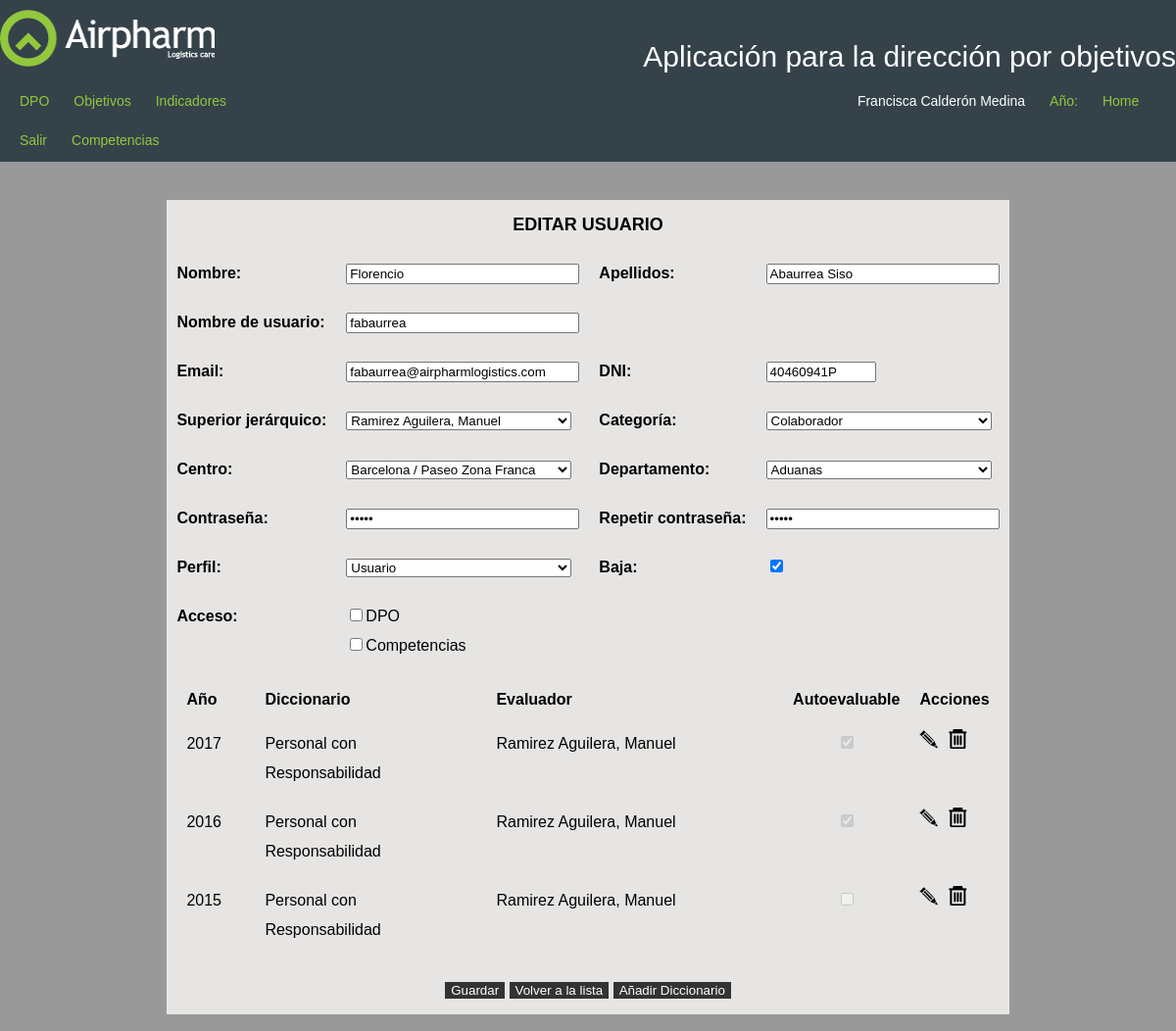
/httpdocs/administracion/usuarios/edit.php?usr_id=4 (signed in), run on the app's committed database.
### tables this page shows
CREATE TABLE `com_diccionarios_usuarios` (
  `du_id` int(10) UNSIGNED NOT NULL,
  `du_dic_id` int(11) DEFAULT NULL,
  `du_usr_id` int(11) DEFAULT NULL,
  `du_responsable` int(11) DEFAULT NULL,
  `du_autoevaluable` enum('1','0') NOT NULL DEFAULT '0',
  `du_cerrado` enum('0','1') NOT NULL DEFAULT '0',
  `du_fecha_cierre` date DEFAULT NULL
);

### httpdocs/administracion/usuarios/edit.php (the view, shortened to what this page needs)
<?php session_start();
include("../../cabecera.php");
$usr_id=$_GET['usr_id'];
$query="SELECT * FROM vusuarios WHERE usr_id=".$usr_id;
$result=mysql_query($query) or die("No se puede ejecutar la sentencia: ".$query);
$row=mysql_fetch_array($result);
$query_dep="SELECT * FROM departamentos ORDER BY dep_nombre ASC";
$result_dep=mysql_query($query_dep) or die ("No se puede ejecutar la sentencia: ".$query_dep);
$query_cen="SELECT * FROM centros ORDER BY cen_nombre ASC";
$result_cen=mysql_query($query_cen) or die ("No se puede ejecutar la sentencia: ".$query_cen);
$query_sup="SELECT * FROM usuarios ORDER BY usr_apellidos ASC, usr_nombre ASC";
$result_sup=mysql_query($query_sup) or die ("No se puede ejecutar la sentencia: ".$query_sup);
?>
<link href="/css/style.css" rel="stylesheet" type="text/css">
<div id="content">
<div style="width:100%;">
<center>   <form action="modify.php" method="post" onSubmit="return Valida(this);" style="text-align:-moz-center;">
    <table align="center" class="tabla_introduccion">
      <tr>
        <td colspan="4" class="titulo negrita">EDITAR USUARIO</td>
      </tr>
      <tr>
        <td class="titulos_campos"> Nombre: </td>
        <td><input name="usr_nombre" type="text" class="campo-largo"  required="required" value="<?php echo utf8_encode($row['usr_nombre']);?>">
        </td>
        <td class="titulos_campos"> Apellidos: </td>
        <td><input name="usr_apellidos" type="text" class="campo-largo" required="required" value="<?php echo utf8_encode($row['usr_apellidos']);?>"></td>
      </tr>
      <tr>
        <td class="titulos_campos"> Nombre de usuario: </td>
        <td colspan="3"><input name="usr_login" type="text" class="campo-largo"  required="required" value="<?php echo utf8_encode($row['usr_login']);?>">
        </td>
      </tr>
      <tr>
        <td class="titulos_campos"> Email: </td>
        <td><input name="usr_email" type="text" class="campo-largo" required="required" value="<?php echo utf8_encode($row['usr_email']);?>"></td>
        <td class="titulos_campos"> DNI: </td>
        <td><input name="usr_dni" type="text" class="campo-corto" required="required" value="<?php echo utf8_encode($row['usr_dni']);?>"></td>
      </tr>
       <tr>
        <td class="titulos_campos">Superior jerárquico: </td>
        <td><select name="usr_superior_id" class="campo-largo">
        <?php while($row_sup=mysql_fetch_array($result_sup)){?>
        <option value="<?php echo $row_sup['usr_id'];?>" <?php if($row_sup['usr_id']==$row['usr_superior_id']){?>selected="selected"<?php }?>><?php echo utf8_encode($row_sup['usr_apellidos'].', '.$row_sup['usr_nombre']);?></option>
        <?php }?>
        </select>
        </td>
        <td class="titulos_campos"> Categoría: </td>
        <td><select name="usr_categoria" class="campo-largo">
        <option value="Colaborador" <?php if(utf8_encode($row['usr_categoria'])=='Colaborador'){?>selected="selected"<?php }?>>Colaborador</option>
        </select>
        </td>
      </tr>
     <tr>
        <td class="titulos_campos"> Centro: </td>
        <td><select name="usr_cen_id" class="campo-largo" required>
        <?php while($row_cen=mysql_fetch_array($result_cen)){?>
        <option value="<?php echo $row_cen['cen_id'];?>" <?php if($row_cen['cen_id']==$row['usr_cen_id']){?>selected="selected"<?php }?>><?php echo utf8_encode($row_cen['cen_nombre']);?></option>
        <?php }?>
        </select>
        </td>
        <td class="titulos_campos"> Departamento: </td>
        <td><select name="usr_dep_id" class="campo-largo" required>
        <?php while($row_dep=mysql_fetch_array($result_dep)){?>
        <option value="<?php echo $row_dep['dep_id'];?>" <?php if($row_dep['dep_id']==$row['usr_dep_id']){?>selected="selected"<?php }?>><?php echo utf8_encode($row_dep['dep_nombre']);?></option>
        <?php }?>
        </select>
        </td>
      </tr>
      <tr>
      <td class="titulos_campos">Contraseña:</td>
      <td><input type="password" name="usr_password" id="usr_password" required="required" class="campo-largo" value="*****"/></td>
      <td class="titulos_campos">Repetir contraseña:</td>
      <td><input type="password" name="usr_password1" id="usr_password1" required="required" class="campo-largo" value="*****"/></td>
      <tr>
        <td class="titulos_campos"> Perfil: </td>
        <td><select name="usr_perfil" class="campo-largo" required>
        <option value="Usuario" <?php if($row['usr_perfil']=='Usuario'){?>selected="selected"<?php }?>>Usuario</option>
        </select>
        </td>
      <td class="titulos_campos">Baja:</td>
      <td><input type="checkbox" name="usr_baja" <?php if($row['usr_baja']){?>checked="checked"<?php }?> value="1"/></td>
      </tr>
       <tr>
        <td class="titulos_campos"> Acceso: </td>
        <td colspan="3"><input type="checkbox" name="usr_acc_dpo" <?php if($row['usr_acc_dpo']==1){?> checked="checked"<?php }?> value="1" >DPO<br/>
        <input type="checkbox" name="usr_acc_com" <?php if($row['usr_acc_com']==1){?> checked="checked"<?php }?> value="1">Competencias
        </td>
      </tr>
       <tr>
        <td colspan="4">
         <div id="diccionario" name="diccionario">
             <table width="100%">
			  <?php
				$query_dic="SELECT * FROM vcom_diccionarios_usuarios WHERE du_usr_id=".$usr_id." ORDER BY dic_ano DESC";
				$result_dic=mysql_query($query_dic) or die ("No se puede ejecutar la sentencia (query_dic): ".$query_dic);
				$num_rows = mysql_num_rows($result_dic);
				if ($num_rows > 0){?>
                     <thead>
                        <td class="titulos_campos" width="10%">Año</td>
        		        <td class="titulos_campos" width="30%">Diccionario</td>
    	        	    <td class="titulos_campos" width="40%">Evaluador</td>
	                	<td class="titulos_campos" width="10%">Autoevaluable</td>
						<td class="titulos_campos" width="10%">Acciones</td>
                     </thead>
                        <?php
						while($row_dic=mysql_fetch_array($result_dic)){
							?>
							<tr>
                            	<td>
									<?php echo $row_dic['dic_ano'];?>
								</td>
								<td>
									<?php echo $row_dic['dic_nombre'];?>
								</td>
								<td>
									<?php echo utf8_encode($row_dic['usr_apellidos']).", ".utf8_encode($row_dic['usr_nombre']);?>
								</td>
                                 <td>
                                    <center><input type="checkbox" disabled="disabled" name="autoevaluable" <?php if($row_dic['du_autoevaluable']==1){echo  "checked=checked"; }?>   value="1" ></center>
                                </td>
                                <td>
                                	<a onclick="editar_dic(<?php echo $row['usr_id'];?>,<?php echo $dic_id= $row_dic['dic_id'];?> )" >
                                    <img src="/img/editar.png" width="20" height="20" alt="Editar" title="Editar"></a>&nbsp;
									<a href="delete_diccionario.php?du_id=<?php echo $row_dic['du_id'];?>">
                                    <img src="/img/borrar.png" width="20" height="20" alt="Borrar" title="Borrar"></a>
								</td>
							</tr>
							<?php
						}
					}
				 ?>
             </table>
             </div>
        </td>
      </tr>
      <tr>
        <td colspan="4" align="center"><input type="submit" value="Guardar" class="boton-crear">&nbsp;<input type="button" value="Volver a la lista" class="boton-crear" onClick="document.location.href = 'index.php'">&nbsp;<input type="button" value="Añadir Diccionario" class="boton-crear" onClick="anadir_dic()"></td>
      </tr>
    </table>
  </form></center>
  </div>
</div>
</body></html>

### httpdocs/css/style.css (style rules this page uses)
html, body, div, span, applet, object, iframe, h1, h2, h3, h4, h5, h6, p, blockquote, pre, a, abbr, acronym, address, big, cite, code, del, dfn, em, img, ins, kbd, q, s, samp, small, strike, strong, sub, sup, tt, var, b, u, i, center, dl, dt, dd, ol, ul, li, fieldset, form, label, legend, table, caption, tbody, tfoot, thead, tr, th, td, article, aside, canvas, details, embed, figure, figcaption, footer, header, hgroup, menu, nav, output, ruby, section, summary, time, mark, audio, video { border: 0 none; font-family: Arial; font-size: 100%; margin: 0; padding: 0; vertical-align: baseline; }
body { line-height: 30px; background-color:#999999; }
a { color:#000; }
table { border-spacing: 0; }
header, div { overflow: auto; padding-bottom: 1px; }
p, a, h1, h2, h3, h4, h5 { font-family: Arial; }
a { text-decoration: none; }
header div, #content, footer div { clear: both; margin: 0 auto; width: 1200px; }
thead { line-height:20px; }
.negrita { font-weight: bold; }
#content { min-height: 150px; padding: 16px 0; }
.titulo { font-size:18px; text-align:center; }
.tabla_introduccion { background-color:#e7e5e3; margin-top:20px; }
.tabla_introduccion td { padding:10px; }
.campo-largo { width: 230px; }
.campo-corto { width: 104px; }
.boton-crear { background-color: #333333; color: #FFFFFF; border:none; cursor:pointer; }
.titulos_campos { font-weight:bold; }

### data on the page
com_diccionarios_usuarios: dic_ano "2017", dic_nombre "Personal con Responsabilidad", usr_apellidos "Ramirez Aguilera", usr_nombre "Manuel", du_autoevaluable "☑"
com_diccionarios_usuarios: dic_ano "2016", dic_nombre "Personal con Responsabilidad", usr_apellidos "Ramirez Aguilera", usr_nombre "Manuel", du_autoevaluable "☑"
com_diccionarios_usuarios: dic_ano "2015", dic_nombre "Personal con Responsabilidad", usr_apellidos "Ramirez Aguilera", usr_nombre "Manuel"

### other printed values
$_SESSION['usr_nombre'] "Francisca"
$_SESSION['usr_apellidos'] "Calderón Medina"
form field usr_superior_id "Ramirez Aguilera, Manuel"
form field usr_cen_id "Barcelona / Paseo Zona Franca"
form field usr_dep_id "Aduanas"
